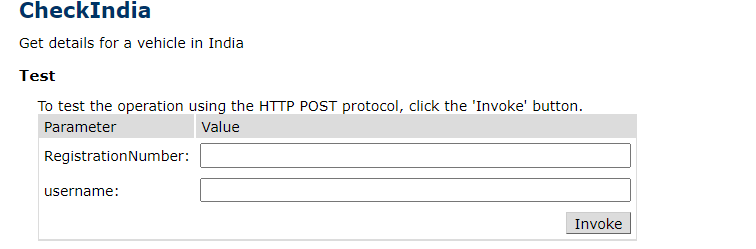
#> input picture images/API.png, 756 x 249 px, found by its file name; its folder holds 2 pictures in this run
$ jupyter execute --allow-errors LBPH_Car_detectionModel.ipynb
#> lines starting #> are read from the running program, lines starting #| are printed output that depends on the picture
[cell 1]
import cv2
import numpy as np
from os import listdir
from os.path import isfile, join

# Get the training data we previously made
data_path = './images/'
onlyfiles = [f for f in listdir(data_path) if isfile(join(data_path, f))]

# Create arrays for training data and labels
Training_Data, Labels = [], []

# Open training images in our datapath
# Create a numpy array for training data
for i, files in enumerate(onlyfiles):
    image_path = data_path + onlyfiles[i]
    images = cv2.imread(image_path, cv2.IMREAD_GRAYSCALE)
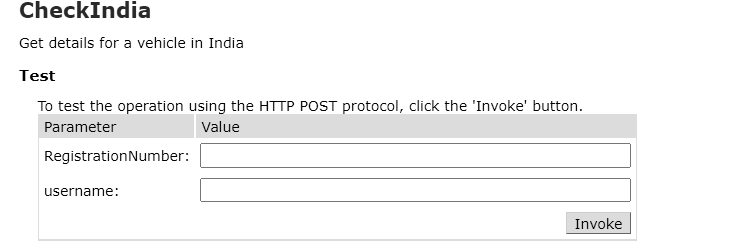
#> images: shape (249, 756); min 0, max 255, mean 245.4
    Training_Data.append(np.asarray(images, dtype=np.uint8))
    Labels.append(i)

Labels = np.asarray(Labels, dtype=np.int32)
vimal_model  = cv2.face_LBPHFaceRecognizer.create()

# Let's train our model
#> (the rest of this cell did not finish here and is left out)
